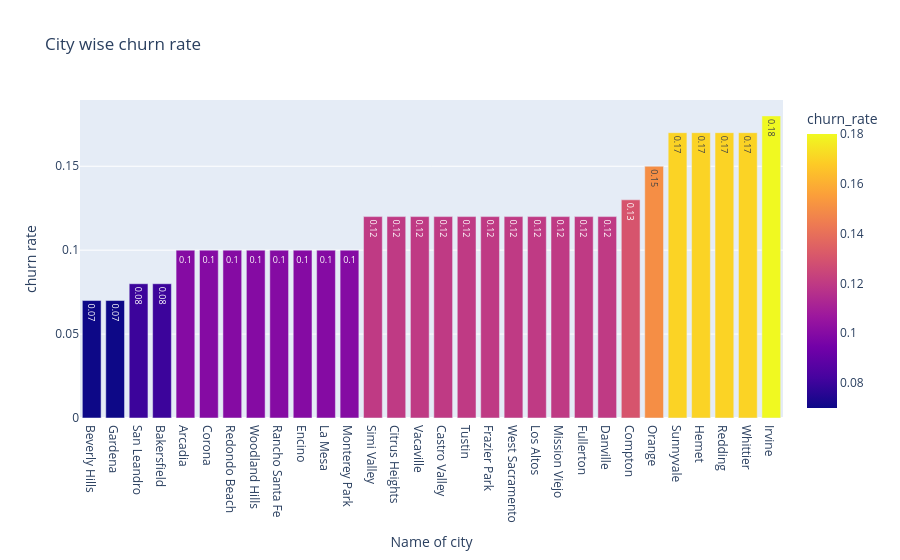

This figure's notebook cell:
### Markdown cell above
We see the largest number of customers in the Los Angeles counted 305, then San Diego counted 150.

### Code cell
fig = px.bar(City_ChurnLabel.sort_values(by='churn_rate', ascending=True).head(30),
             x='City', y= 'churn_rate', title='City wise churn rate', text ='churn_rate', color='churn_rate')
fig.update_layout(
    xaxis_title="Name of city",
    yaxis_title="churn rate"
)
fig.show()

### Figure 1 — Plotly figure (JSON) as saved in the notebook; plotly's stock layout.template omitted (floating-point values rounded to 4 significant figures)
{"data": [{"hovertemplate": "City=%{x}<br>churn_rate=%{marker.color}<extra></extra>", "legendgroup": "", "marker": {"color": [0.07, 0.07, 0.08, 0.08, 0.1, 0.1, 0.1, 0.1, 0.1, 0.1, 0.1, 0.1, 0.12, 0.12, 0.12, 0.12, 0.12, 0.12, 0.12, 0.12, 0.12, 0.12, 0.12, 0.13, 0.15, 0.17, 0.17, 0.17, 0.17, 0.18], "coloraxis": "coloraxis", "pattern": {"shape": ""}}, "name": "", "orientation": "v", "showlegend": false, "text": [0.07, 0.07, 0.08, 0.08, 0.1, 0.1, 0.1, 0.1, 0.1, 0.1, 0.1, 0.1, 0.12, 0.12, 0.12, 0.12, 0.12, 0.12, 0.12, 0.12, 0.12, 0.12, 0.12, 0.13, 0.15, 0.17, 0.17, 0.17, 0.17, 0.18], "textposition": "auto", "type": "bar", "x": ["Beverly Hills", "Gardena", "San Leandro", "Bakersfield", "Arcadia", "Corona", "Redondo Beach", "Woodland Hills", "Rancho Santa Fe", "Encino", "La Mesa", "Monterey Park", "Simi Valley", "Citrus Heights", "Vacaville", "Castro Valley", "Tustin", "Frazier Park", "West Sacramento", "Los Altos", "Mission Viejo", "Fullerton", "Danville", "Compton", "Orange", "Sunnyvale", "Hemet", "Redding", "Whittier", "Irvine"], "xaxis": "x", "y": [0.07, 0.07, 0.08, 0.08, 0.1, 0.1, 0.1, 0.1, 0.1, 0.1, 0.1, 0.1, 0.12, 0.12, 0.12, 0.12, 0.12, 0.12, 0.12, 0.12, 0.12, 0.12, 0.12, 0.13, 0.15, 0.17, 0.17, 0.17, 0.17, 0.18], "yaxis": "y"}], "layout": {"barmode": "relative", "coloraxis": {"colorbar": {"title": {"text": "churn_rate"}}, "colorscale": [[0, "#0d0887"], [0.1111, "#46039f"], [0.2222, "#7201a8"], [0.3333, "#9c179e"], [0.4444, "#bd3786"], [0.5556, "#d8576b"], [0.6667, "#ed7953"], [0.7778, "#fb9f3a"], [0.8889, "#fdca26"], [1, "#f0f921"]]}, "legend": {"tracegroupgap": 0}, "title": {"text": "City wise churn rate"}, "xaxis": {"anchor": "y", "domain": [0, 1], "title": {"text": "Name of city"}}, "yaxis": {"anchor": "x", "domain": [0, 1], "title": {"text": "churn rate"}}}}
